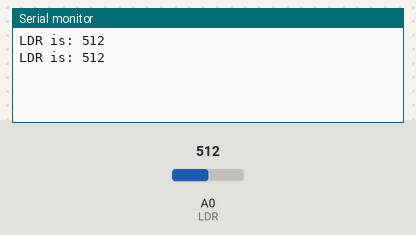
Simulated run of this sketch. Board: Arduino Uno, built with avr-gcc and run on an emulated ATmega328P. On the bench: the last lines printed to the serial monitor. The test bench sets the inputs (shaded band); at power-on: A0 (LDR) = 512.

Above: at 1.8 s.
1.9 s: A0 (LDR) set to 716
At 2.7 s:
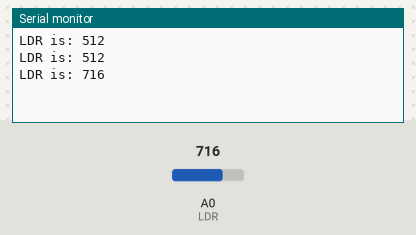
3.4 s: A0 (LDR) set to 900
At 4.8 s:
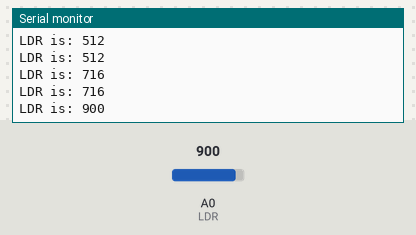
Timing chart, 0 to 6.4 s (numbered marks = the images above; inputs shaded):
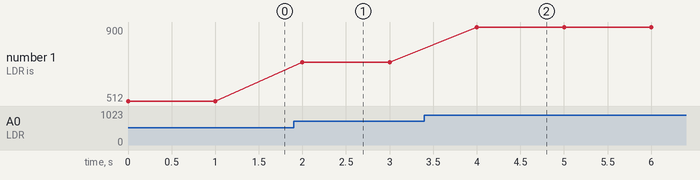

The sketch:

fotoresistencias.ino
```cpp
const int LDR = A0; //Defining LDR PIN

int input_val = 0;

void setup() {
  Serial.begin(9600);
}

void loop() {
  input_val = analogRead(LDR); //Reading Input
  Serial.print("LDR is: ");
  Serial.println(input_val);
  delay(1000);

}
```

Measured:
- after the input at 1.9 s, the serial monitor: prints a new line after 0.10 s (image 1)
- after the input at 3.4 s, the serial monitor: prints a new line after 0.60 s (image 2)
- plotted number 1: 512 → 716 after the input at 1.9 s, 716 → 900 after the input at 3.4 s
